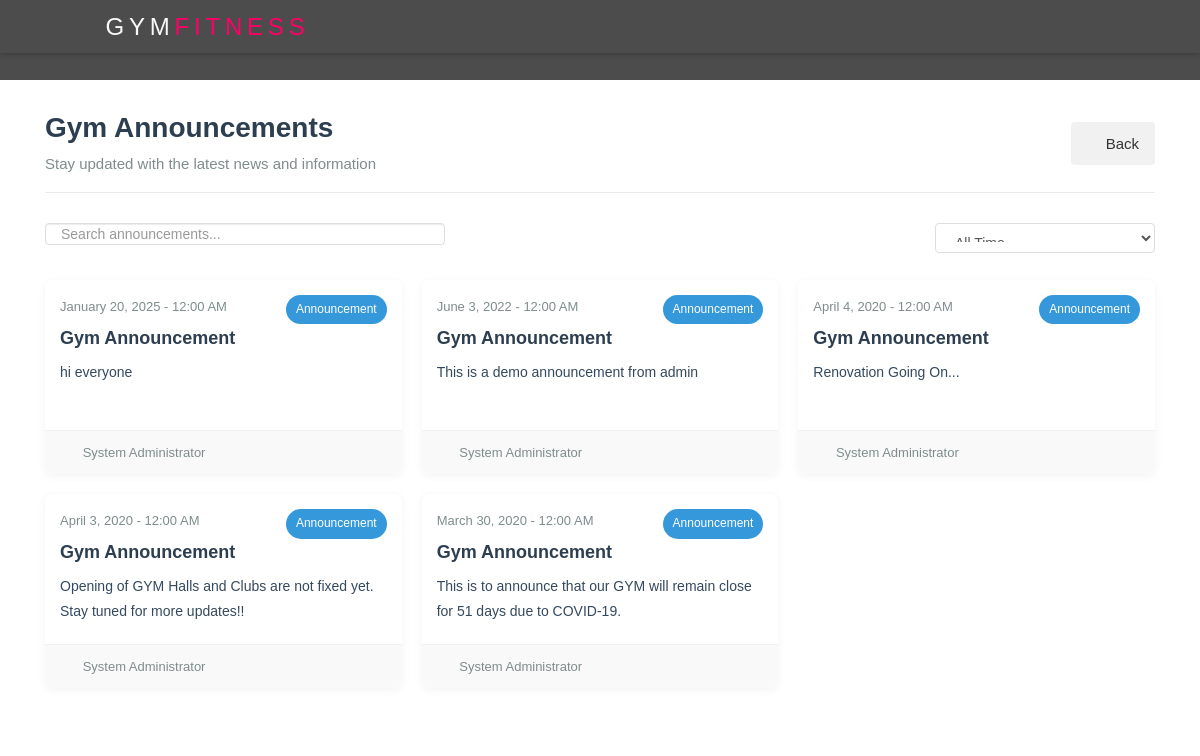
The page /users/Announcements.php (signed in) on the database as committed earlier.
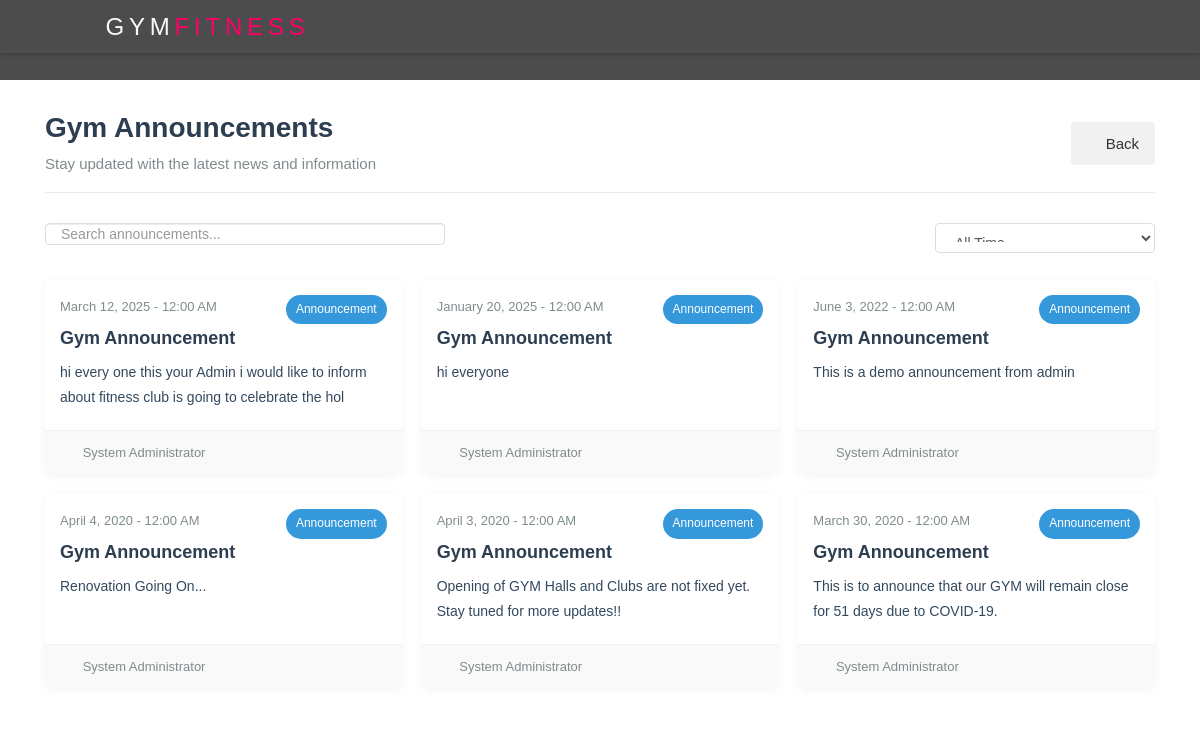
The same page on the database as committed later.
### tables this page shows
CREATE TABLE `announcements` (
  `id` int(11) NOT NULL,
  `message` varchar(100) NOT NULL,
  `date` date NOT NULL
);

### users/Announcements.php (the view, shortened to what this page needs)
<!doctype html>
<html lang="en">
<head>
    <link rel="stylesheet" href="//cdn.jsdelivr.net/npm/alertifyjs@1.14.0/build/css/alertify.min.css" />
    <link rel="stylesheet" href="//cdn.jsdelivr.net/npm/alertifyjs@1.14.0/build/css/themes/bootstrap.min.css" />
    <link rel="stylesheet" href="https://cdnjs.cloudflare.com/ajax/libs/font-awesome/6.7.2/css/all.min.css" />
    <link rel="stylesheet" href="../css/bootstrap.css">
    <link rel="stylesheet" href="../css/animate.css">
    <link rel="stylesheet" href="../css/owl.carousel.min.css">
    <link rel="stylesheet" href="../css/magnific-popup.css">
    <link rel="stylesheet" href="../fonts/ionicons/css/ionicons.min.css">
    <link rel="stylesheet" href="../fonts/fontawesome/css/font-awesome.min.css">
    <link rel="stylesheet" href="../css/style.css">
</head>
<link rel="stylesheet" href="https://cdnjs.cloudflare.com/ajax/libs/font-awesome/6.0.0/css/all.min.css">
<link rel="stylesheet" href="css/profile.css">
<body>
    <?php include "../include/nav.php"; ?>
     <br>
     <br>
     <br>
    <div class="main-content ">
        <div class="container">
            <div class="page-header">
                <div class="header-content">
                    <h1>Gym Announcements</h1>
                    <p>Stay updated with the latest news and information</p>
                </div>
                <div class="header-actions">
                    <a href="../index.php" class="btn-back">
                        <i class="icon-arrow-left"></i> Back
                    </a>
                </div>
            </div>
            <div class="search-filter-bar">
                <div class="search-box">
                    <input type="text" id="searchInput" placeholder="Search announcements...">
                    <i class="icon-search"></i>
                </div>
                <div class="filter-options">
                    <select id="filterSelect">
                        <option value="all">All Time</option>
                    </select>
                </div>
            </div>
            <div class="announcements-grid">
                <?php
                $qry = "SELECT * FROM announcements ORDER BY date DESC";
                $result = mysqli_query($con, $qry);
                if (mysqli_num_rows($result) > 0) {
                    while ($row = mysqli_fetch_array($result)) {
                        $date = new DateTime($row['date']);
                        $formatted_date = $date->format('F j, Y - h:i A');
                        echo "<div class='announcement-card'>";
                        echo "<div class='announcement-badge'>Announcement</div>";
                        echo "<div class='announcement-date'>" . $formatted_date . "</div>";
                        echo "<h3 class='announcement-title'>Gym Announcement</h3>";
                        echo "<div class='announcement-content'>" . $row['message'] . "</div>";
                        echo "<div class='announcement-footer'>";
                        echo "<div class='admin-info'><i class='icon-user'></i> System Administrator</div>";
                        echo "</div>";
                        echo "</div>";
                    }
                } else {
                    echo "<div class='no-announcements'>";
                    echo "<i class='icon-info-sign'></i>";
                    echo "<p>No announcements available at this time.</p>";
                    echo "</div>";
                }
                ?>
            </div>
        </div>
    </div>
    </body>
</html>

Rows that differ between the two databases and show on the page:
added announcements: date "March 12, 2025 - 12:00 AM", message "hi every one this your Admin i would like to inform about fitness club is going to celebrate the hol"
